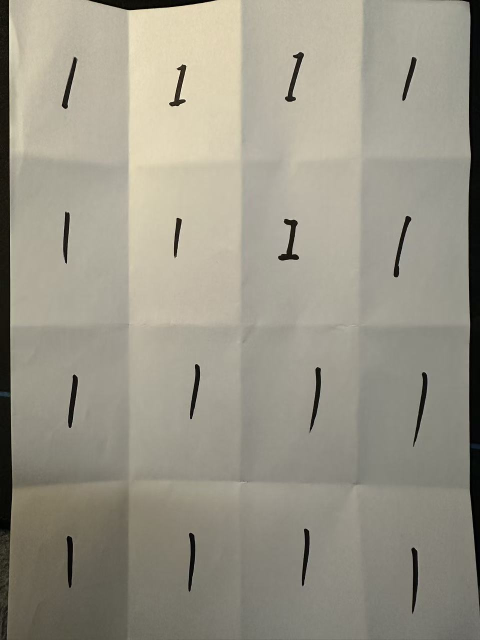
#> input picture level2/data/preprocessed/dataset/pages/1_02_4cdb4850.jpg, 960 x 1280 px (shown at 1/2 size); its folder holds only this picture in this run
$ python preprocess.py ../data/preprocessed/dataset/pages --output out
#> lines starting #> are read from the running program, lines starting #| are printed output that depends on the picture; after the words box and inside, x2 and y2 are one past the last pixel; in counts of white or black regions, pixels touching at a corner belong together
#!/usr/bin/env python3
"""Preprocess photographed digit sheets. Extraction only; labels are supplied, never inferred."""

import argparse
import csv
import hashlib
import json
import re
import shutil
from pathlib import Path

import cv2
import numpy as np
from PIL import Image, ImageDraw

EXTENSIONS = {".jpg", ".jpeg", ".png", ".bmp", ".tif", ".tiff"}


def read_image(path):
    # Respect phone EXIF orientation before finding rows and columns.
    from PIL import ImageOps

    with Image.open(path) as image:
#> image is the input picture: PIL image 960x1280 RGB; mean R, G, B 154, 150, 136
        return cv2.cvtColor(
            np.array(ImageOps.exif_transpose(image).convert("RGB")), cv2.COLOR_RGB2BGR
        )


def save_image(path, array):
    path.parent.mkdir(parents=True, exist_ok=True)
    if not cv2.imwrite(str(path), array):
        raise RuntimeError(f"Cannot write {path}")


def order_corners(points):
    points = np.asarray(points, np.float32).reshape(4, 2)
    center = points.mean(axis=0)
    points = points[
        np.argsort(np.arctan2(points[:, 1] - center[1], points[:, 0] - center[0]))
    ]
    points = np.roll(points, -np.argmin(points.sum(axis=1)), axis=0)
    return points


def rectify(image):
    height, width = image.shape[:2]
    # Limit detection cost while keeping full-resolution output.
    scale = min(1.0, 1600 / max(height, width))
    small = cv2.resize(image, None, fx=scale, fy=scale)
    gray = cv2.cvtColor(small, cv2.COLOR_BGR2GRAY)
    # Paper can occupy almost the entire frame. Otsu then separates lit paper
    # from shaded paper instead of paper from desk. Use a conservative dark
    # background cutoff relative to the bright paper, retaining paper shadows.
    paper_level = float(np.percentile(gray, 90))
#> paper_level = 192
    threshold = float(np.clip(paper_level * 0.45, 45, 110))
#> threshold = 86.4
    _, mask = cv2.threshold(
        cv2.GaussianBlur(gray, (9, 9), 0), threshold, 255, cv2.THRESH_BINARY
    )
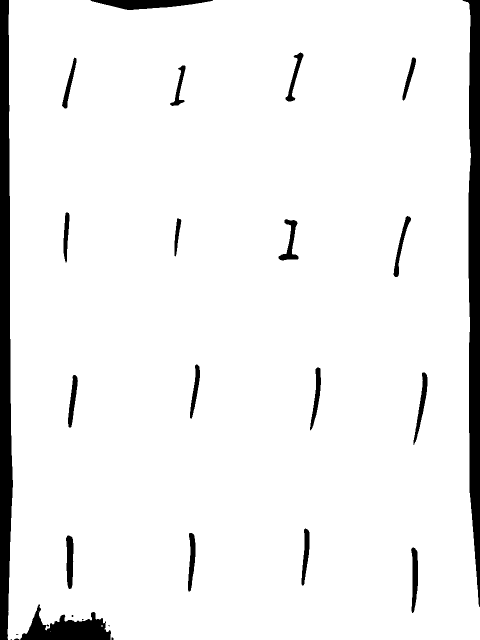
#> mask: shape (1280, 960) (shown at 1/2 size); 94% white; 28 black regions (7 under 20 px)
    contours, _ = cv2.findContours(mask, cv2.RETR_EXTERNAL, cv2.CHAIN_APPROX_SIMPLE)
#> contours = 4 contours, 3 with area under 20; largest, box (x1, y1, x2, y2) and area: (15, 0, 960, 1280) 1167817
    if not contours:
        raise ValueError(
            "No paper found; photograph the whole light-colored sheet on a dark surface."
        )
    contour = max(contours, key=cv2.contourArea)
#> contour = contour of 436 points, box (x1, y1, x2, y2) (15, 0, 960, 1280), area 1167817
    if cv2.contourArea(contour) < 0.25 * small.shape[0] * small.shape[1]:
        raise ValueError(
            "Paper occupies too little of image, or background is not distinguishable."
        )
    hull = cv2.convexHull(contour)
#> hull = contour of 12 points, box (x1, y1, x2, y2) (15, 0, 960, 1280), area 1194178
    corners = None
    for tolerance in (0.01, 0.015, 0.02, 0.03):
        polygon = cv2.approxPolyDP(hull, tolerance * cv2.arcLength(hull, True), True)
        if len(polygon) == 4:
            corners = order_corners(polygon.reshape(4, 2) / scale)
            break
#> this loop made 1 pass
#> (polygon, center in order_corners, corners) on pass 1: ([[935, 4], [959, 1279], [16, 1279], [18, 0]], [482, 640.5], [[18, 0], [935, 4], [959, 1279], [16, 1279]])
    if corners is None:
        raise ValueError(
            "Paper outline is not a quadrilateral. Flatten the sheet and include all four corners."
        )
    tl, tr, br, bl = corners
#> tl = [18, 0]; tr = [935, 4]; br = [959, 1279]; bl = [16, 1279]
    out_w = round(max(np.linalg.norm(tr - tl), np.linalg.norm(br - bl)))
#> out_w = 943
    out_h = round(max(np.linalg.norm(bl - tl), np.linalg.norm(br - tr)))
#> out_h = 1279
    matrix = cv2.getPerspectiveTransform(
        corners,
        np.float32([[0, 0], [out_w - 1, 0], [out_w - 1, out_h - 1], [0, out_h - 1]]),
    )
#> matrix = [[1.02, 0.0016, -18.43], [-0.00448, 1.03, 0.0807], [-3.51e-06, 2.22e-05, 1]]
    page = cv2.warpPerspective(image, matrix, (out_w, out_h))
    warning = ""
    if (
        np.any(corners[:, 0] < width * 0.008)
        or np.any(corners[:, 0] > width * 0.992)
        or np.any(corners[:, 1] < height * 0.008)
        or np.any(corners[:, 1] > height * 0.992)
    ):
        warning = "paper_near_image_edge"
    overlay = image.copy()
    cv2.polylines(overlay, [corners.astype(np.int32)], True, (0, 180, 0), 5)
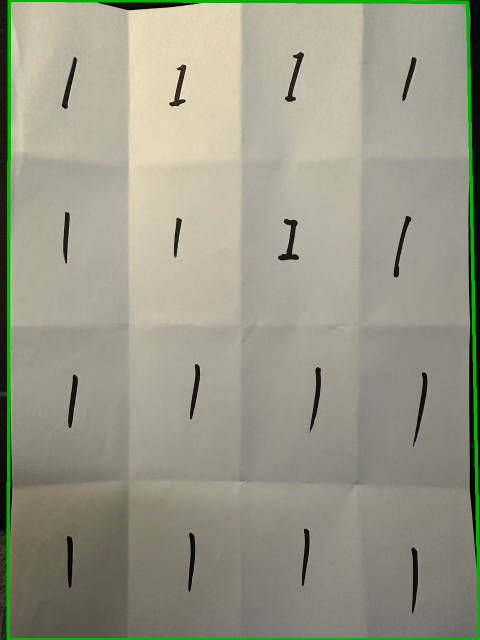
#> overlay: shape (1280, 960, 3) (shown at 1/2 size); mean B, G, R 134.6, 152.3, 152.4
    return page, corners, matrix, overlay, warning


def extract_digit(cell):
    gray = cv2.cvtColor(cell, cv2.COLOR_BGR2GRAY)
    # Estimate slowly varying paper brightness, suppressing folds and shadows.
    side = max(15, int(min(gray.shape) * 0.16)) | 1
    background = cv2.morphologyEx(
        gray,
        cv2.MORPH_CLOSE,
        cv2.getStructuringElement(cv2.MORPH_ELLIPSE, (side, side)),
    )
    corrected = cv2.divide(gray, np.maximum(background, 1), scale=255)
    binary = ((corrected < 170) & (gray < 190)).astype(np.uint8) * 255
    # Grid boundaries/folds at the cell edges must not become digits.
    margin_y, margin_x = (
        max(2, round(gray.shape[0] * 0.04)),
        max(2, round(gray.shape[1] * 0.04)),
    )
    interior = binary.copy()
    interior[:margin_y] = 0
    interior[-margin_y:] = 0
    interior[:, :margin_x] = 0
    interior[:, -margin_x:] = 0
    n, labels, stats, centers = cv2.connectedComponentsWithStats(interior)
    minimum = max(15, gray.size * 0.0008)
    valid = [i for i in range(1, n) if stats[i, cv2.CC_STAT_AREA] >= minimum]
    if not valid:
        return None, None, None, ["no_ink_detected"]
    largest = max(valid, key=lambda i: stats[i, cv2.CC_STAT_AREA])
    x, y, w, h, area = stats[largest]
    if h < gray.shape[0] * 0.07 or w < 2:
        return None, None, None, ["ink_too_small"]
    selected = [largest]
    flags = []
    # Retain nearby detached strokes; flag meaningful extra ink for human review.
    for i in valid:
        if i == largest:
            continue
        ix, iy, iw, ih, ia = stats[i]
        if ia < area * 0.04:
            continue
        gap_x = max(x - (ix + iw), ix - (x + w), 0)
        gap_y = max(y - (iy + ih), iy - (y + h), 0)
        if gap_x < max(w, h) * 0.3 and gap_y < max(w, h) * 0.3:
            selected.append(i)
            flags.append("detached_stroke")
        else:
            flags.append("extra_ink_ignored")
    foreground = np.isin(labels, selected)
    ys, xs = np.where(foreground)
    x0, x1, y0, y1 = int(xs.min()), int(xs.max() + 1), int(ys.min()), int(ys.max() + 1)
    if (
        x0 <= margin_x + 1
        or y0 <= margin_y + 1
        or x1 >= gray.shape[1] - margin_x - 1
        or y1 >= gray.shape[0] - margin_y - 1
    ):
        flags.append("ink_near_cell_edge")
    # Keep grayscale stroke variation, with a clean zero background.
    ink = np.where(foreground, 255 - corrected, 0).astype(np.uint8)
    roi = ink[y0:y1, x0:x1]
    ratio = 20 / max(roi.shape)
    rw, rh = max(1, round(roi.shape[1] * ratio)), max(1, round(roi.shape[0] * ratio))
    resized = cv2.resize(
        roi, (rw, rh), interpolation=cv2.INTER_AREA if ratio < 1 else cv2.INTER_LINEAR
    )
    canvas = np.zeros((28, 28), np.uint8)
    left, top = (28 - rw) // 2, (28 - rh) // 2
    canvas[top : top + rh, left : left + rw] = resized
    # Center by intensity mass without clipping the digit.
    mass = cv2.moments(canvas)
    if mass["m00"]:
        dx = int(
            np.clip(round(13.5 - mass["m10"] / mass["m00"]), -left, 28 - left - rw)
        )
        dy = int(np.clip(round(13.5 - mass["m01"] / mass["m00"]), -top, 28 - top - rh))
        canvas = cv2.warpAffine(canvas, np.float32([[1, 0, dx], [0, 1, dy]]), (28, 28))
    return canvas, roi, (x0, y0, x1, y1), sorted(set(flags))


def make_preview(entries, rows, cols, target):
    tile_w, tile_h = 250, 210
    preview = Image.new("RGB", (cols * tile_w, rows * tile_h + 48), "#edf1f5")
    draw = ImageDraw.Draw(preview)
    draw.text(
        (14, 14),
        "EXTRACTION REVIEW | supplied labels; no model inference",
        fill="#13273a",
    )
    for index, entry in enumerate(entries):
        ox, oy = (index % cols) * tile_w, (index // cols) * tile_h + 48
        draw.rounded_rectangle(
            (ox + 5, oy + 5, ox + tile_w - 5, oy + tile_h - 5), 8, fill="white"
        )
        raw = Image.fromarray(cv2.cvtColor(entry["cell"], cv2.COLOR_BGR2RGB))
        raw.thumbnail((115, 135))
        preview.paste(
            raw, (ox + 10 + (115 - raw.width) // 2, oy + 36 + (135 - raw.height) // 2)
        )
        if entry["digit"] is not None:
            processed = (
                Image.fromarray(entry["digit"])
                .convert("RGB")
                .resize((112, 112), Image.Resampling.NEAREST)
            )
            preview.paste(processed, (ox + 130, oy + 45))
        draw.text(
            (ox + 12, oy + 14),
            f"R{index // cols + 1} C{index % cols + 1} | label {entry['label']}",
            fill="#13273a",
        )
        draw.text(
            (ox + 12, oy + 177),
            entry["status"][:33],
            fill="#b34422" if entry["flags"] else "#177146",
        )
    preview.save(target)


def get_labels(path, args):
    count = args.rows * args.cols
    if args.labels is not None:
        labels = args.labels.split(",")
        if len(labels) != count or any(
            x not in list("0123456789") + ["-"] for x in labels
        ):
            raise ValueError(
                f"--labels requires {count} comma-separated digits or - for unused cells."
            )
        return labels
    if args.label is not None:
        return [str(args.label)] * count
    match = re.match(r"^([0-9])(?:_|$)", path.stem)
    if not match:
        raise ValueError(
            f"{path.name}: supply --label / --labels, or name a single-digit page like 6_01.jpg."
        )
    return [match.group(1)] * count


def main():
    parser = argparse.ArgumentParser(description=__doc__)
    parser.add_argument(
        "input", type=Path, help="Image, or directory of images (recursive)."
    )
    parser.add_argument(
        "--output",
        type=Path,
        required=True,
        help="New output directory; existing directories are refused.",
    )
    parser.add_argument("--rows", type=int, default=4)
    parser.add_argument("--cols", type=int, default=4)
    group = parser.add_mutually_exclusive_group()
    group.add_argument(
        "--label",
        type=int,
        choices=range(10),
        help="Same supplied label for every cell on every page.",
    )
    group.add_argument(
        "--labels", help="Row-major label list for one mixed page; - means unused."
    )
    args = parser.parse_args()
    if args.rows < 1 or args.cols < 1:
        parser.error("rows and cols must be positive")
    paths = (
        sorted(p for p in args.input.rglob("*") if p.suffix.lower() in EXTENSIONS)
        if args.input.is_dir()
        else [args.input]
    )
    if not paths or not all(p.is_file() for p in paths):
        parser.error("No input images found")
    if args.labels is not None and len(paths) != 1:
        parser.error("--labels is for one image only")
    # Validate all labels before creating files.
    label_sets = [get_labels(p, args) for p in paths]
    if args.output.exists():
        parser.error(
            "Output already exists; choose a new directory to avoid overwriting or mixing runs."
        )
    args.output.mkdir(parents=True)
    records = []
    page_reports = []
    for source, supplied in zip(paths, label_sets):
        digest = hashlib.sha256(source.read_bytes()).hexdigest()
        page_id = f"{source.stem}_{digest[:8]}"
        archive = args.output / "pages" / f"{page_id}{source.suffix.lower()}"
        archive.parent.mkdir(parents=True, exist_ok=True)
        shutil.copy2(source, archive)
        try:
            image = read_image(source)
            page, corners, matrix, overlay, page_warning = rectify(image)
#> corners = [[18, 0], [935, 4], [959, 1279], [16, 1279]]; page_warning = 'paper_near_image_edge'
        except Exception as error:
            page_reports.append(
                {"page": str(source), "status": "failed", "error": str(error)}
            )
            print(f"FAILED {source.name}: {error}")
            continue
        save_image(args.output / "review" / f"{page_id}_paper.jpg", overlay)
        annotation = page.copy()
        entries = []
        height, width = page.shape[:2]
        for i, label in enumerate(supplied):
            row, col = divmod(i, args.cols)
            xa, xb = (
                round(col * width / args.cols),
                round((col + 1) * width / args.cols),
            )
            ya, yb = (
                round(row * height / args.rows),
                round((row + 1) * height / args.rows),
            )
            cell = page[ya:yb, xa:xb]
            digit, roi, box, flags = extract_digit(cell)
            sample = f"{label}_{page_id}_r{row + 1:02d}c{col + 1:02d}"
            status = "extracted"
            if label == "-":
                status = "unused" if digit is None else "ink_in_unused_cell"
                flags = [] if digit is None else [status]
            elif digit is None:
                status = "missing_digit"
            elif flags:
                status = "needs_review"
            entry = {
                "cell": cell,
                "digit": digit,
                "label": label,
                "status": status,
                "flags": flags,
            }
            entries.append(entry)
            raw_path = Path("cells") / f"{sample}.png"
            save_image(args.output / raw_path, cell)
            paths_out = {}
            if digit is not None and label != "-":
                padded = np.pad(digit, 2, constant_values=0)
                normalized = (
                    padded.astype(np.float32) / np.float32(255) - np.float32(0.1307)
                ) / np.float32(0.3081)
                for folder, array in [
                    ("processed_28x28", digit),
                    ("input_32x32", padded),
                    ("roi", roi),
                ]:
                    rel = Path(folder) / label / f"{sample}.png"
                    save_image(args.output / rel, array)
                    paths_out[folder] = str(rel)
                numeric = args.output / "normalized_32x32" / label
                numeric.mkdir(parents=True, exist_ok=True)
                np.save(numeric / f"{sample}.npy", normalized)
                np.savetxt(numeric / f"{sample}.txt", normalized, fmt="%.8f")
                paths_out["normalized"] = str(
                    (numeric / f"{sample}.npy").relative_to(args.output)
                )
            cv2.rectangle(annotation, (xa, ya), (xb - 1, yb - 1), (140, 140, 140), 2)
            cv2.putText(
                annotation,
                f"{row + 1},{col + 1} label={label}",
                (xa + 12, ya + 28),
                cv2.FONT_HERSHEY_SIMPLEX,
                0.65,
                (180, 70, 20),
                2,
            )
            if box is not None:
                x0, y0, x1, y1 = box
                cv2.rectangle(
                    annotation,
                    (xa + x0 - 4, ya + y0 - 4),
                    (xa + x1 + 4, ya + y1 + 4),
                    (0, 160, 0) if not flags else (0, 60, 220),
                    3,
                )
            records.append(
                {
                    "sample_id": sample,
                    "page_file": str(archive.relative_to(args.output)),
                    "source_sha256": digest,
                    "row": row + 1,
                    "col": col + 1,
                    "true_label": label,
                    "label_source": "supplied_position"
                    if args.labels
                    else "supplied_page_label"
                    if args.label is not None
                    else "filename",
                    "status": status,
                    "flags": ";".join(flags),
                    "human_reviewed": False,
                    "page_warning": page_warning,
                    "cell_box_rectified": json.dumps([xa, ya, xb, yb]),
                    "ink_box_in_cell": json.dumps(box),
                    "cell_file": str(raw_path),
                    **paths_out,
                }
            )
#> this loop made 16 passes
#> (n in extract_digit, stats in extract_digit, centers in extract_digit, valid in extract_digit, largest in extract_digit, x in extract_digit, y in extract_digit, w in extract_digit) on passes 3 to 5: (2, [[0, 0, 235, 320, 73996], [92, 104, 40, 102, 1204]], [[117.1, 159.6], [112.1, 155]], [1], 1, 92, 104, 40), (2, [[0, 0, 236, 320, 74670], [97, 114, 32, 89, 850]], [[117.6, 159.5], [112.3, 155.5]], [1], 1, 97, 114, 32), (2, [[0, 0, 236, 320, 74586], [110, 110, 14, 105, 934]], [[117.5, 159.5], [116.2, 158.8]], [1], 1, 110, 110, 14)
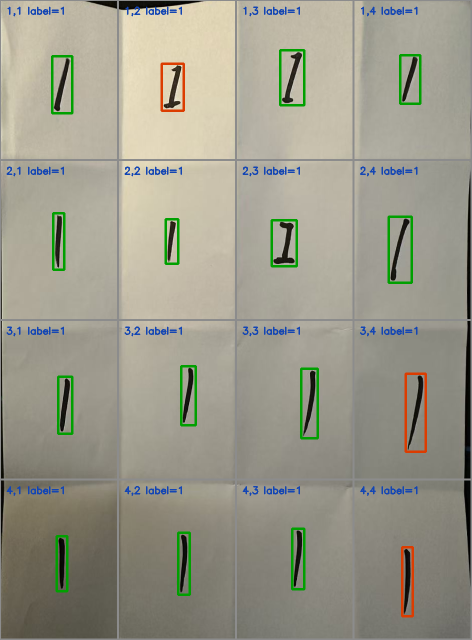
#> annotation: shape (1279, 943, 3) (shown at 1/2 size); mean B, G, R 138.2, 153.4, 155.1
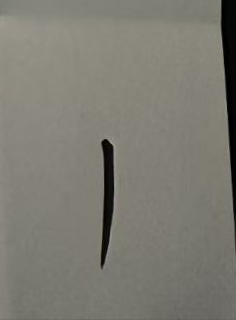
#> cell: shape (320, 236, 3); mean B, G, R 113.8, 123, 124.7
#> after the loop, entries = 16 items; records = 16 items
        save_image(args.output / "review" / f"{page_id}_regions.jpg", annotation)
        make_preview(
            entries,
            args.rows,
            args.cols,
            args.output / "review" / f"{page_id}_preview.png",
        )
#> in make_preview, `preview = Image.new("RGB", (cols * tile_w, rows * tile_h + 48), "#edf1..`:
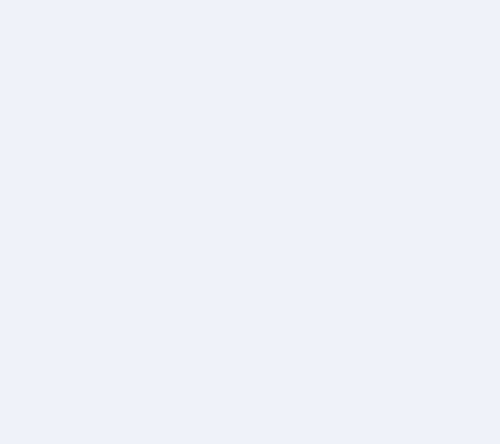
#> preview: PIL image 1000x888 RGB (shown at 1/2 size); mean R, G, B 237, 241, 245
#> the loop in make_preview, `for index, entry in enumerate(entries):` made 16 passes
#> (ox, oy) on passes 1 to 8: (0, 48), (250, 48), (500, 48), (750, 48), (0, 258), (250, 258), (500, 258), (750, 258)
#> after the loop in make_preview, `for index, entry in enumerate(entries):`:
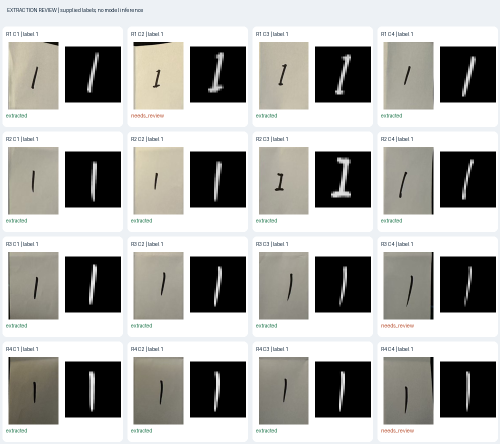
#> preview: PIL image 1000x888 RGB (shown at 1/2 size); mean R, G, B 173, 172.6, 169.6
#> after the loop in make_preview, `for index, entry in enumerate(entries):`:
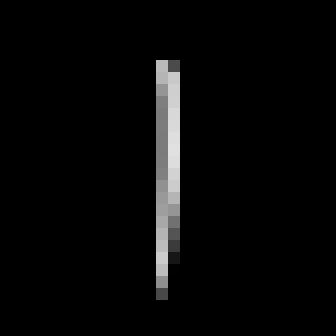
#> processed: PIL image 112x112 RGB (shown 3 times larger); min 0, max 225, mean 7.4
        page_reports.append(
            {
                "page": str(source),
                "page_id": page_id,
                "status": "processed",
                "warning": page_warning,
                "corners": corners.tolist(),
                "perspective_matrix": matrix.tolist(),
                "expected_digits": sum(x != "-" for x in supplied),
                "extracted_digits": sum(
                    e["digit"] is not None and e["label"] != "-" for e in entries
                ),
                "flagged_cells": sum(bool(e["flags"]) for e in entries),
            }
        )
        print(
            f"{source.name}: {page_reports[-1]['extracted_digits']}/{page_reports[-1]['expected_digits']} extracted; {page_reports[-1]['flagged_cells']} flagged cells; {page_warning or 'paper outline OK'}"
        )
#| 1_02_4cdb4850.jpg: 16/16 extracted; 3 flagged cells; paper_near_image_edge
    if records:
        fields = list(dict.fromkeys(k for r in records for k in r))
#> fields = ['sample_id', 'page_file', 'source_sha256', 'row', 'col', 'true_label', 'label_source', 'status', 'flags', 'human_reviewed', 'page_warning', 'cell_box_rectified', 'ink_box_in_cell', 'cell_file', 'processed_28x28', 'input_32x32', 'roi', 'normalized']
        with (args.output / "preprocess_manifest.csv").open(
            "w", newline="", encoding="utf-8-sig"
        ) as f:
            writer = csv.DictWriter(f, fieldnames=fields)
            writer.writeheader()
            writer.writerows(records)
    counts = {
        str(i): sum(
            r["true_label"] == str(i) and bool(r.get("processed_28x28"))
            for r in records
        )
        for i in range(10)
    }
#> counts = 10 items
    report = {
        "stage": "preprocessing",
        "rows": args.rows,
        "cols": args.cols,
        "class_counts": counts,
        "pages": page_reports,
        "preprocessing": {
            "foreground": "white_on_black",
            "digit_long_side": 20,
            "centering": "intensity_mass",
            "canvas": 28,
            "padding_before_normalization": 2,
            "mean": 0.1307,
            "std": 0.3081,
            "dtype": "float32",
        },
        "notice": "Extraction only. Labels are supplied, not recognized. Model/HLS input convention still needs B/C confirmation. Review all previews before using dataset.",
    }
    (args.output / "preprocess_summary.json").write_text(
        json.dumps(report, indent=2, ensure_ascii=False), encoding="utf-8"
    )
    print("Class counts:", counts)
#| Class counts: {'0': 0, '1': 16, '2': 0, '3': 0, '4': 0, '5': 0, '6': 0, '7': 0, '8': 0, '9': 0}
    print("Preprocessing output:", args.output.resolve())
#| Preprocessing output: level2/src/out
    if any(p["status"] == "failed" for p in page_reports):
        raise SystemExit(2)


if __name__ == "__main__":
    main()
